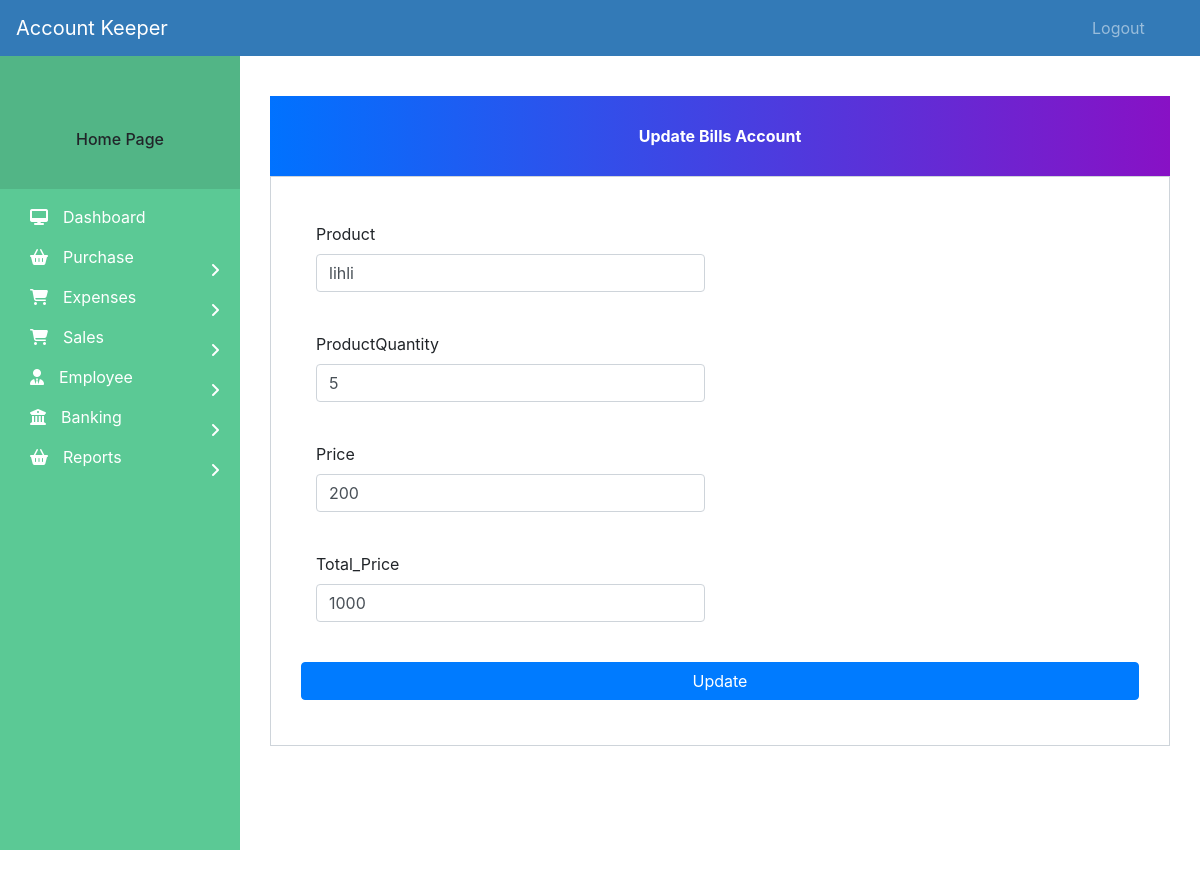
Screenshot of /update-bill/4 with the database file from the repository.
### Purchase/models.py (models this page shows, shortened)
class Bills(models.Model):
    Vendor_Id = models.IntegerField()
    VendorName = models.CharField(max_length = 50)
    VendorPhoneNo = models.IntegerField()
    Product = models.CharField(max_length = 50)
    ProductQuantity = models.IntegerField()
    Price = models.IntegerField()
    Total_Price = models.IntegerField()
    RecivedDate = models.DateTimeField()

### Purchase/views.py (the view, shortened to what this page needs)
# urls.py: path('update-bill/<int:pk>', bilview.update_bills, name='update-bills'),
def update_bills(request, pk):
        bills = Bills.objects.get(id = pk)
        return render(request,'Purchase/update_bills.html',{'bills':bills})

### templates/purchase/update_bills.html (shortened to what this page needs)
{% extends 'Base/navbar.html' %}
{% load widget_tweaks %}
{% block content %}
{% load static %}
<head>
  <link href="//maxcdn.bootstrapcdn.com/bootstrap/4.1.1/css/bootstrap.min.css" rel="stylesheet" id="bootstrap-css">
  <link rel="stylesheet" href="http://code.ionicframework.com/ionicons/2.0.1/css/ionicons.min.css">
  <link rel="stylesheet" href="{% static 'CSS/style.css' %}" type="text/css"/>
</head>
<br><br>
<body onload="multiply();">
<div class="container">
  <div class="col-md">
      <div class="note">
    <p>Update Bills Account</p>
      </div>
      <div class="form-content">
        <div class="row">
          <div class="col-md-6">
    <form action="/update-bills/{{bills.id}}" method="POST" autocomplete="off" id="form">
      <div class="form-group">
        <label>Product</label>
        <input type="text" class="form-control" value="{{bills.Product}}" name="Product" id="Product">
      </div>
      <div class="form-group">
        <label>ProductQuantity</label>
        <input type="text" class="form-control" value="{{bills.ProductQuantity}}" name="ProductQuantity" id="ProductQuantity" value="" onchange="multiply();">
      </div>
      <div class="form-group">
        <label>Price</label>
        <input type="text" class="form-control" value="{{bills.Price}}" name="Price" id="Price" value=" " onchange="multiply();">
      </div>
      <div class="form-group">
        <label>Total_Price</label>
        <input type="text" class="form-control" value="{{bills.Total_Price}}" name="Total_Price" id="Total_Price">
      </div>
          </div>
        <input type="submit" value="Update" class="btn btn-primary btn-block"></button>
      </div>
    </div>
  </div>
</body>
{% endblock content %}

### templates/Base/navbar.html (style rules this page uses)
body { padding-left: 240px; }

### templates/purchase/update_bills.html (style rules this page uses)
.note { text-align: center; height: 80px; background: -webkit-linear-gradient(left, #0072ff, #8811c5); color: #fff; font-weight: bold; line-height: 80px; }
.form-content { padding: 5%; border: 1px solid #ced4da; margin-bottom: 2%; }
.form-control { border-radius: 1.5rem; }

### rows the page displays
Bills: Product "lihli", ProductQuantity "5", Price "200", Total_Price "1000"
